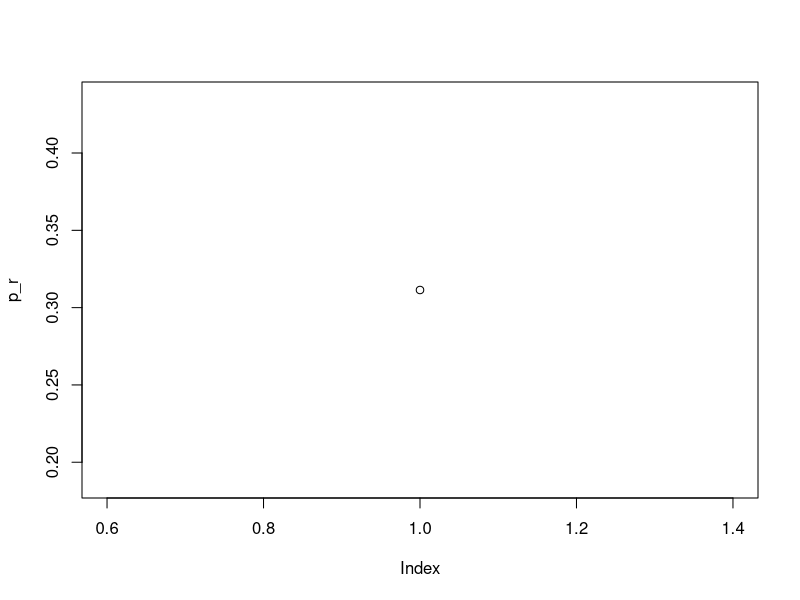

Here is the R script that generated this plot:
## ---- chunk 1
knitr::opts_chunk$set(echo = TRUE)
## ---- chunk 2
cartas = c("c")
personas = c("p")

prob_letter = function(n, k, nb_sims=5000){
  cartas = paste(rep(cartas,each=n), 1:n, sep="_")
  personas = paste(rep(personas,each=n), 1:n, sep="_")
  experiments = replicate(nb_sims, {
    trial_cartas = sample(cartas, n, replace = FALSE)
    trial_personas = sample(personas,n, replace = FALSE)


    splitted_cartas = strsplit(trial_cartas, "_")
    splitted_personas = strsplit(trial_personas, "_")

    count_carta = sapply(splitted_cartas, function(x) x[2])
    count_persona = sapply(splitted_personas, function(x) x[2])
    sum(count_carta == count_persona) == k
    })
  
  sum(experiments)/nb_sims
  
}
## ---- chunk 3
simulate_game = function(r, n){
  trozos = floor(runif(n, 1, 999999999)) #crea una lista de numeros aleatorios de tamaño n
  m = max(trozos)  #el numero maximo de la lista
  antes_r_trozos = trozos[1:r]   #slice de la lista, los primeros r numeros
  despues_r_trozos = tail(trozos, r) #slice de la lista, los numeros despues de r
  mejor_r = max(antes_r_trozos)  #mejor numero de los primeros r numeros
  acierto = 0
  for(num in despues_r_trozos){
    if(num > mejor_r){      #busca el primer numero mejor que los primeros r
      acierto = num       
      break
    }
  }
  acierto == m     #compara si el numero escogido es igual a m
 
}

estimate_probability = function(r, n, nb_sims=5000){
  sims = replicate(nb_sims, {
    simulate_game(r, n)
  })
  sum(sims)/nb_sims
}
## ---- chunk 4
simulate_game(12, 20)
estimate_probability(12, 20)
## ---- chunk 5
p_r = estimate_probability(12, 20)

plot(p_r, )
## ---- chunk 6

## ---- chunk 7
replicate(5, {
  x = sample(1:10, 1)
  # comrobamos si es 5 (condición 1) o si es par (condición 2)
  is_5 = (x == 5)
  is_even = (x %% 2 == 0)
  # devolvemos ambas comprobaciones
  c("five" = is_5, "even" = is_even)
})
## ---- chunk 8
caja1 = c("O","O")
caja2 = c("P","P")
caja3 = c("O","P")
cajas = c(caja1,caja2,caja3)
resultado = 0
resultado2 = 0

pruebas_OroOro = replicate(10000,{
  caja_aleatoria = sample(cajas,2) #Me coge aleatoriamente una caja
  caja_aleatoria
  is_2gold = (caja_aleatoria == caja1)
  is_2gold
  sum(is_2gold)
  if(sum(is_2gold) == 2){
    resultado = resultado +1
  }
  sum(resultado)
})
probabilidadXY = sum(pruebas_OroOro)/length(pruebas_OroOro) #Me da como resultado la probabilidad de que salga la caja de oro y oro, es decir (P(X = oro, Y = oro))

pruebas_2sivler = replicate(10000,{
  caja_aleatoria2 = sample(cajas,2)
  caja_aleatoria2
  is_2silver = (caja_aleatoria2 == caja2)
  is_2silver
  sum(is_2silver)
  if(sum(is_2silver) == 2){
    resultado2 = resultado2 +1
  }
  sum(resultado2)
})
probabilidadY = 1-(sum(pruebas_2sivler)/length(pruebas_2sivler))

resultadoFinal = probabilidadXY / probabilidadY
resultadoFinal

